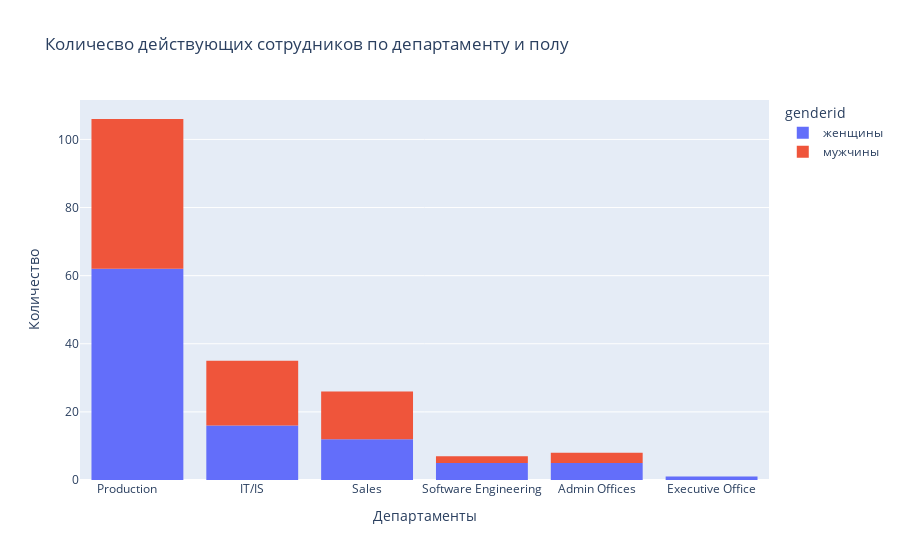

Here is the notebook cell this chart was saved with:
### Code cell
fig = px.histogram(staff, x="department", y='amount', color="genderid",
                   title='Количесво действующих сотрудников по департаменту и полу',
                   labels={'0': "мужчины", '1': "женщины"})

fig.update_layout(xaxis_title='Департаменты', yaxis_title='Количество')
fig.show()

### Figure 1 — Plotly figure (JSON) as saved in the notebook; plotly's stock layout.template omitted (floating-point values rounded to 4 significant figures)
{"data": [{"alignmentgroup": "True", "bingroup": "x", "histfunc": "sum", "hovertemplate": "genderid=женщины<br>department=%{x}<br>sum of amount=%{y}<extra></extra>", "legendgroup": "женщины", "marker": {"color": "#636efa"}, "name": "женщины", "offsetgroup": "женщины", "orientation": "v", "showlegend": true, "type": "histogram", "x": ["Production       ", "IT/IS", "Sales", "Software Engineering", "Admin Offices", "Executive Office"], "xaxis": "x", "y": [62, 16, 12, 5, 5, 1], "yaxis": "y"}, {"alignmentgroup": "True", "bingroup": "x", "histfunc": "sum", "hovertemplate": "genderid=мужчины<br>department=%{x}<br>sum of amount=%{y}<extra></extra>", "legendgroup": "мужчины", "marker": {"color": "#EF553B"}, "name": "мужчины", "offsetgroup": "мужчины", "orientation": "v", "showlegend": true, "type": "histogram", "x": ["Production       ", "IT/IS", "Sales", "Admin Offices", "Software Engineering"], "xaxis": "x", "y": [44, 19, 14, 3, 2], "yaxis": "y"}], "layout": {"barmode": "relative", "legend": {"title": {"text": "genderid"}, "tracegroupgap": 0}, "title": {"text": "Количесво действующих сотрудников по департаменту и полу"}, "xaxis": {"anchor": "y", "domain": [0, 1], "title": {"text": "Департаменты"}}, "yaxis": {"anchor": "x", "domain": [0, 1], "title": {"text": "Количество"}}}}
